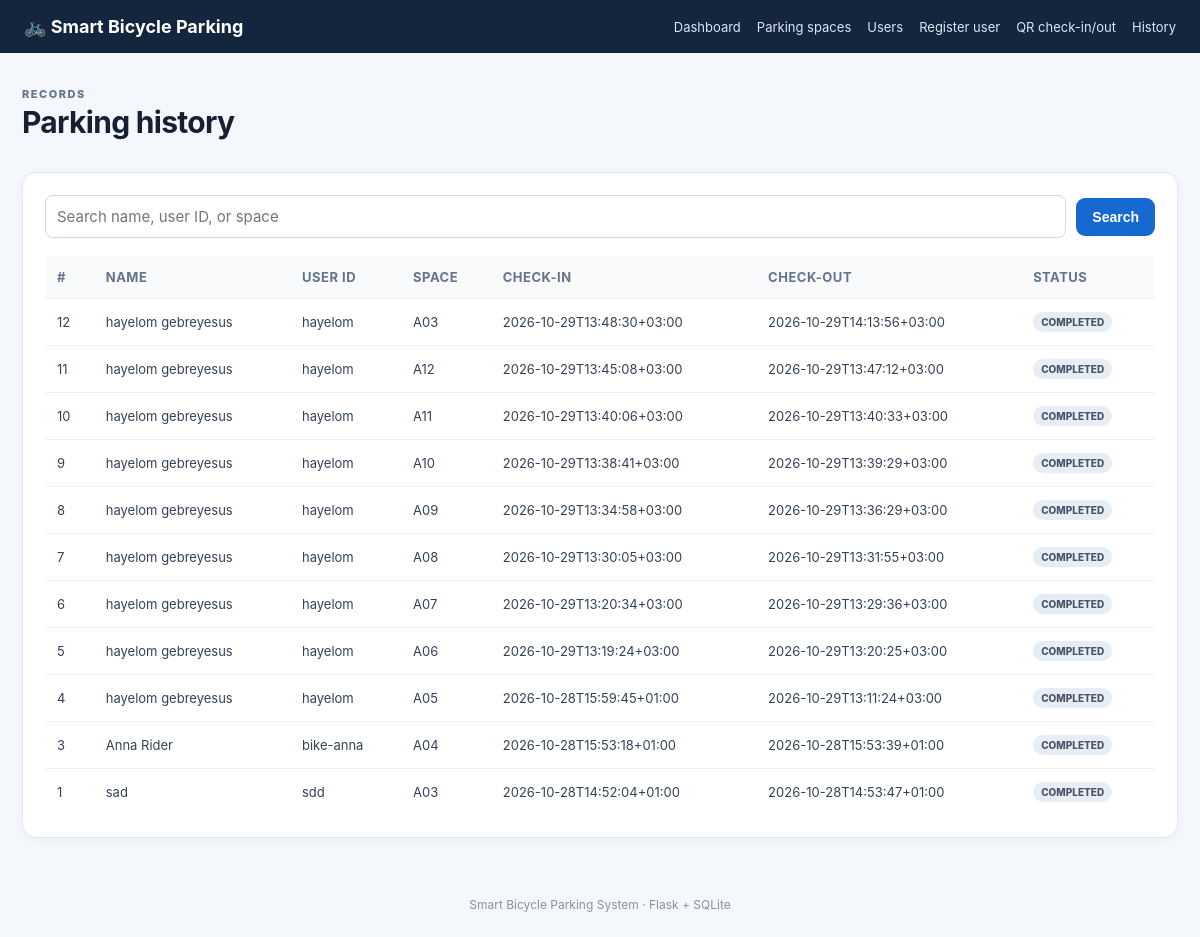
The app's page /history with its own data.
### tables this page shows
CREATE TABLE bookings (
            id INTEGER PRIMARY KEY AUTOINCREMENT,
            user_id TEXT NOT NULL,
            spot_id INTEGER NOT NULL,
            check_in TEXT NOT NULL,
            check_out TEXT,
            status TEXT NOT NULL DEFAULT 'ACTIVE'
                CHECK (status IN ('ACTIVE', 'COMPLETED')),
            FOREIGN KEY (user_id) REFERENCES Users(user_id),
            FOREIGN KEY (spot_id) REFERENCES parking_spots(id)
        );

CREATE TABLE Users (
            id INTEGER PRIMARY KEY AUTOINCREMENT,
            user_id TEXT NOT NULL UNIQUE,
            name TEXT NOT NULL,
            email TEXT NOT NULL,
            accessibility_need INTEGER NOT NULL DEFAULT 0
                CHECK (accessibility_need IN (0, 1)),
            qr_token TEXT UNIQUE,
            created_at TEXT NOT NULL DEFAULT CURRENT_TIMESTAMP
        );

CREATE TABLE parking_spots (
            id INTEGER PRIMARY KEY AUTOINCREMENT,
            spot_name TEXT NOT NULL UNIQUE,
            is_accessible INTEGER NOT NULL DEFAULT 0
                CHECK (is_accessible IN (0, 1)),
            status TEXT NOT NULL DEFAULT 'FREE'
                CHECK (status IN ('FREE', 'OCCUPIED')),
            last_used_at TEXT
        );

### bicycle_parking_dashboard/app.py (the view)
@app.route("/history")
def history():
    search = request.args.get("q", "").strip()
    with get_db() as db:
        if search:
            pattern = f"%{search}%"
            rows = db.execute("""
                SELECT b.id, u.name, u.user_id, p.spot_name,
                       b.check_in, b.check_out, b.status
                FROM bookings b
                JOIN Users u ON u.user_id=b.user_id
                JOIN parking_spots p ON p.id=b.spot_id
                WHERE u.name LIKE ? OR u.user_id LIKE ? OR p.spot_name LIKE ?
                ORDER BY b.id DESC
            """, (pattern, pattern, pattern)).fetchall()
        else:
            rows = db.execute("""
                SELECT b.id, u.name, u.user_id, p.spot_name,
                       b.check_in, b.check_out, b.status
                FROM bookings b
                JOIN Users u ON u.user_id=b.user_id
                JOIN parking_spots p ON p.id=b.spot_id
                ORDER BY b.id DESC
            """).fetchall()
    return render_template("history.html", rows=rows, search=search)

### bicycle_parking_dashboard/app.py (called while the page is built)
def get_db():
    conn = sqlite3.connect(DATABASE)
    conn.row_factory = sqlite3.Row
    conn.execute("PRAGMA foreign_keys = ON")
    return conn

### bicycle_parking_dashboard/templates/history.html (shortened to what this page needs)
{% extends "base.html" %}
{% block content %}
<div class="page-heading"><div><p class="eyebrow">RECORDS</p><h1>Parking history</h1></div></div>
<section class="panel">
<form method="get" class="search-form"><input name="q" value="{{ search }}" placeholder="Search name, user ID, or space">
<button class="button" type="submit">Search</button>{% if search %}<a href="{{ url_for('history') }}">Clear</a>{% endif %}</form>
<div class="table-wrap"><table>
<thead><tr><th>#</th><th>Name</th><th>User ID</th><th>Space</th><th>Check-in</th><th>Check-out</th><th>Status</th></tr></thead>
<tbody>{% for row in rows %}<tr><td>{{ row.id }}</td><td>{{ row.name }}</td><td>{{ row.user_id }}</td>
<td>{{ row.spot_name }}</td><td>{{ row.check_in }}</td><td>{{ row.check_out or '—' }}</td>
<td><span class="pill {{ 'pill-active' if row.status == 'ACTIVE' else '' }}">{{ row.status }}</span></td></tr>
{% else %}<tr><td colspan="7" class="empty">No matching records.</td></tr>{% endfor %}</tbody>
</table></div></section>
{% endblock %}

### bicycle_parking_dashboard/static/style.css (style rules this page uses)
* { box-sizing:border-box }
body { margin:0;background:#f4f7fb;color:#172033;font-family:Inter,Segoe UI,Arial,sans-serif;font-size:15px }
.page-heading { display:flex;align-items:center;justify-content:space-between;gap:20px;margin-bottom:24px;flex-wrap:wrap }
.page-heading h1 { margin:3px 0 8px;font-size:30px;letter-spacing:-.7px }
.eyebrow { font-size:11px;font-weight:800;letter-spacing:1.5px;color:#64748b;margin:0 }
.button { display:inline-flex;align-items:center;justify-content:center;border:0;border-radius:9px;padding:11px 16px;background:#1769d2;color:white;text-decoration:none;font-weight:700;cursor:pointer;font-size:14px }
.stat,.panel { background:#fff;border:1px solid #e2e8f0;border-radius:14px;box-shadow:0 3px 12px rgba(22,38,61,.035) }
.panel { padding:22px;margin-bottom:22px }
.pill { display:inline-block;background:#e7edf5;color:#475569;padding:4px 8px;border-radius:999px;font-size:10px;font-weight:800;white-space:nowrap }
.table-wrap { width:100%;overflow-x:auto }
table { width:100%;border-collapse:collapse;white-space:nowrap }
th { text-align:left;color:#65738a;font-size:11px;text-transform:uppercase;letter-spacing:.5px;background:#f8fafc }
th,td { padding:13px 12px;border-bottom:1px solid #edf1f6;font-size:13px }
td { color:#344258 }
tbody tr:last-child td { border-bottom:0 }
.search-form { display:flex;gap:10px;align-items:center;margin-bottom:18px;flex-wrap:wrap }
.search-form input { flex:1;min-width:220px;padding:11px;border:1px solid #cfd8e5;border-radius:8px;font:inherit }

### records on screen
bookings: id "12", name "hayelom gebreyesus", user_id "hayelom", spot_name "A03", check_in "2026-10-29T13:48:30+03:00", check_out "2026-10-29T14:13:56+03:00", status "COMPLETED"
bookings: id "11", name "hayelom gebreyesus", user_id "hayelom", spot_name "A12", check_in "2026-10-29T13:45:08+03:00", check_out "2026-10-29T13:47:12+03:00", status "COMPLETED"
bookings: id "10", name "hayelom gebreyesus", user_id "hayelom", spot_name "A11", check_in "2026-10-29T13:40:06+03:00", check_out "2026-10-29T13:40:33+03:00", status "COMPLETED"
bookings: id "9", name "hayelom gebreyesus", user_id "hayelom", spot_name "A10", check_in "2026-10-29T13:38:41+03:00", check_out "2026-10-29T13:39:29+03:00", status "COMPLETED"
bookings: id "8", name "hayelom gebreyesus", user_id "hayelom", spot_name "A09", check_in "2026-10-29T13:34:58+03:00", check_out "2026-10-29T13:36:29+03:00", status "COMPLETED"
bookings: id "7", name "hayelom gebreyesus", user_id "hayelom", spot_name "A08", check_in "2026-10-29T13:30:05+03:00", check_out "2026-10-29T13:31:55+03:00", status "COMPLETED"
bookings: id "6", name "hayelom gebreyesus", user_id "hayelom", spot_name "A07", check_in "2026-10-29T13:20:34+03:00", check_out "2026-10-29T13:29:36+03:00", status "COMPLETED"
bookings: id "5", name "hayelom gebreyesus", user_id "hayelom", spot_name "A06", check_in "2026-10-29T13:19:24+03:00", check_out "2026-10-29T13:20:25+03:00", status "COMPLETED"
bookings: id "4", name "hayelom gebreyesus", user_id "hayelom", spot_name "A05", check_in "2026-10-28T15:59:45+01:00", check_out "2026-10-29T13:11:24+03:00", status "COMPLETED"
bookings: id "3", name "Anna Rider", user_id "bike-anna", spot_name "A04", check_in "2026-10-28T15:53:18+01:00", check_out "2026-10-28T15:53:39+01:00", status "COMPLETED"
bookings: id "1", name "sad", user_id "sdd", spot_name "A03", check_in "2026-10-28T14:52:04+01:00", check_out "2026-10-28T14:53:47+01:00", status "COMPLETED"
